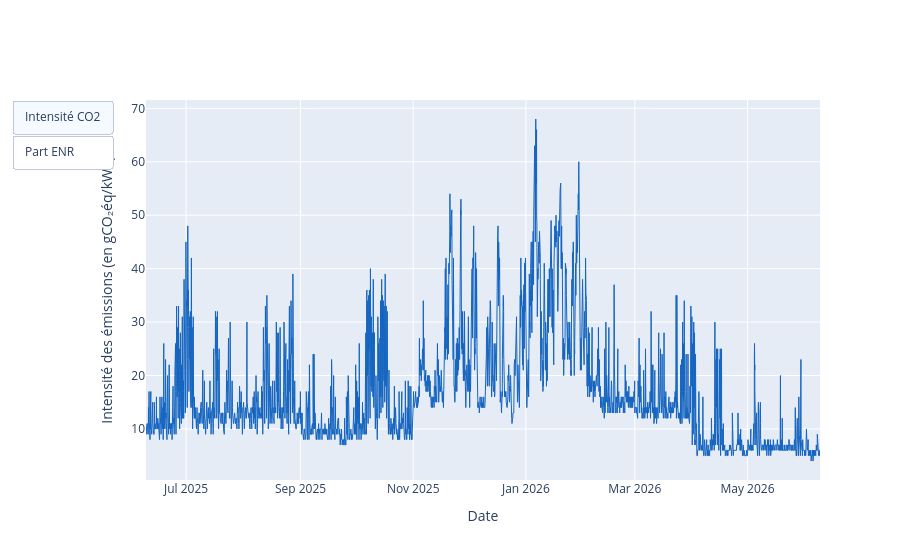

Notebook source saved alongside this figure:
### Code cell
import sys
sys.path.insert(0, "..")

import importlib
import helpers
importlib.reload(helpers)
from helpers import *
from collect import *

df = charger_donnees()
df["date_heure_cet"] = df["date_heure_utc"].dt.tz_convert("Europe/Paris")
fig = courbe(df)
fig.show()

### Figure 1 — Plotly figure (JSON) as saved in the notebook; plotly's stock layout.template omitted (floating-point values rounded to 4 significant figures; data arrays with more than 128 entries replaced by an {"elided": "..."} marker saying what was removed)
{"data": [{"hovertemplate": "<b>%{x|%d/%m/%Y à %H:%M}</b><br>%{y:,.1f} gCO₂éq/kWh<extra></extra>", "line": {"color": "#1565C0", "width": 1}, "name": "Intensité CO2", "type": "scatter", "visible": true, "x": {"elided": "8761 str values"}, "y": {"elided": "8761 int values"}}, {"hovertemplate": "<b>%{x|%d/%m/%Y à %H:%M}</b><br>%{y:,.1f} %<extra></extra>", "line": {"color": "#1565C0", "width": 1}, "name": "Part ENR (%)", "type": "scatter", "visible": false, "x": {"elided": "8761 str values"}, "y": {"elided": "8761 int values"}}], "layout": {"hovermode": "x unified", "updatemenus": [{"buttons": [{"args": [{"visible": [true, false]}, {"yaxis.title.text": "Intensité des émissions (en gCO₂éq/kWh)"}], "label": "Intensité CO2", "method": "update"}, {"args": [{"visible": [false, true]}, {"yaxis.title.text": "Part des énergies renouvelables (%)"}], "label": "Part ENR", "method": "update"}], "type": "buttons"}], "xaxis": {"title": {"text": "Date"}}, "yaxis": {"title": {"text": "Intensité des émissions (en gCO₂éq/kWh)"}}}}
